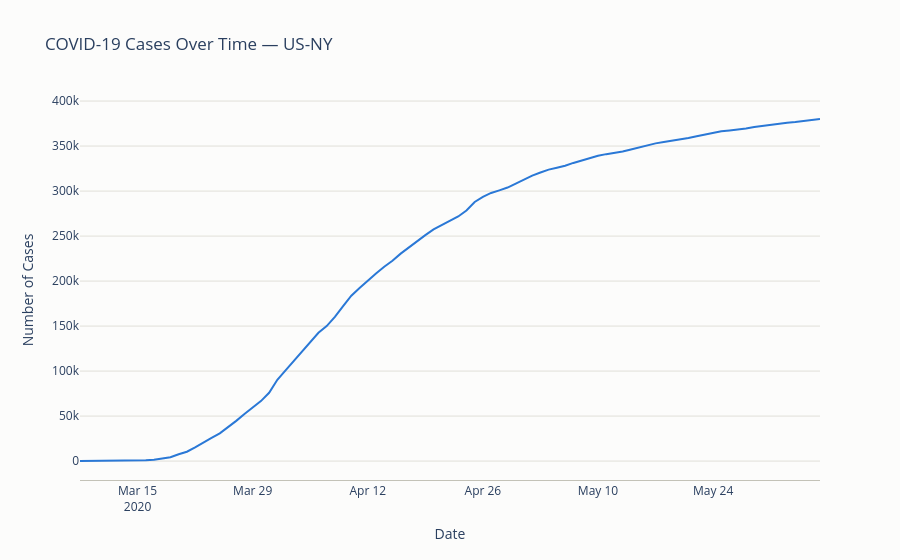

The code cell stored with this chart in its notebook:
### Code cell
fig = go.Figure()
fig.add_trace(go.Scatter(
    x=data["date"],
    y=data["case_cnt"],
    mode="lines",
    line=dict(width=2, color="#2a78d6"),
    hovertemplate="%{x|%b %d, %Y}<br>Cases: %{y:,}<extra></extra>",
))

fig.update_layout(
    title="COVID-19 Cases Over Time — US-NY",
    xaxis_title="Date",
    yaxis_title="Number of Cases",
    hovermode="x unified",
    template="plotly_white",
    plot_bgcolor="#fcfcfb",
    paper_bgcolor="#fcfcfb",
    xaxis=dict(showgrid=False, linecolor="#c3c2b7"),
    yaxis=dict(gridcolor="#e1e0d9", zeroline=False),
)

fig.show()
